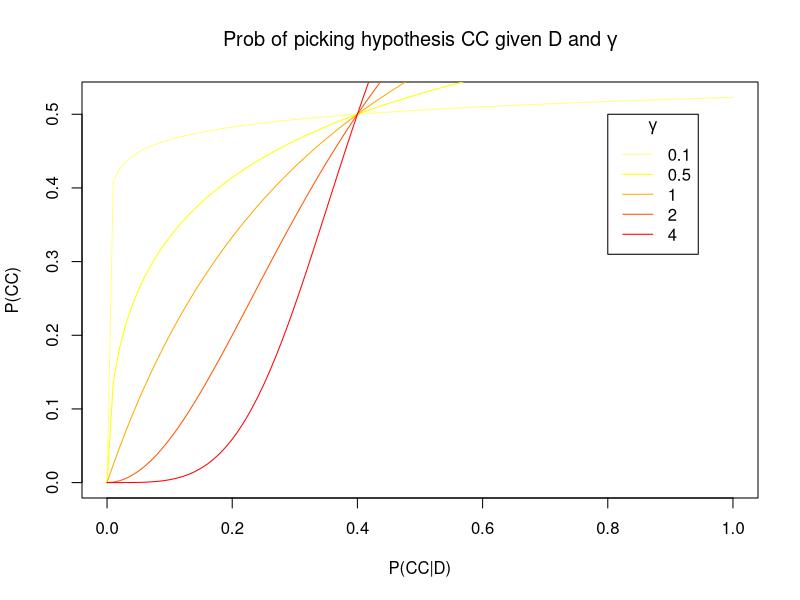
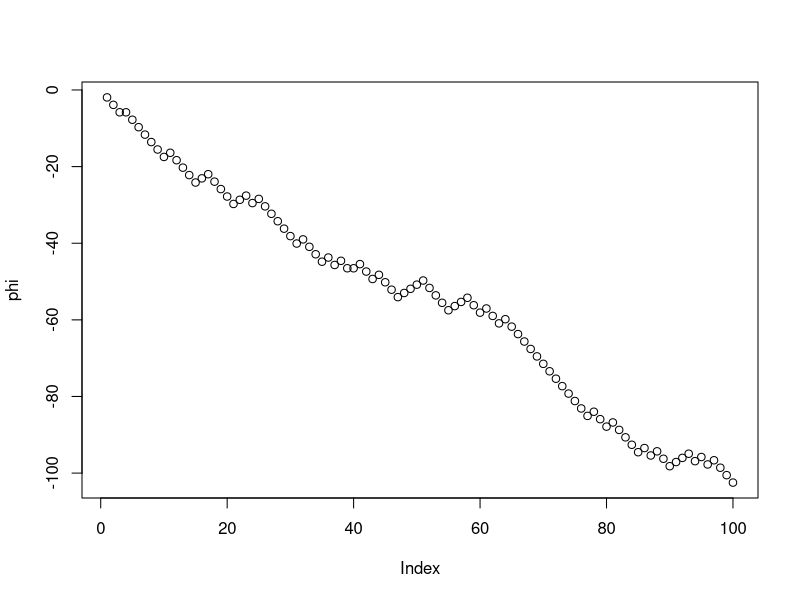
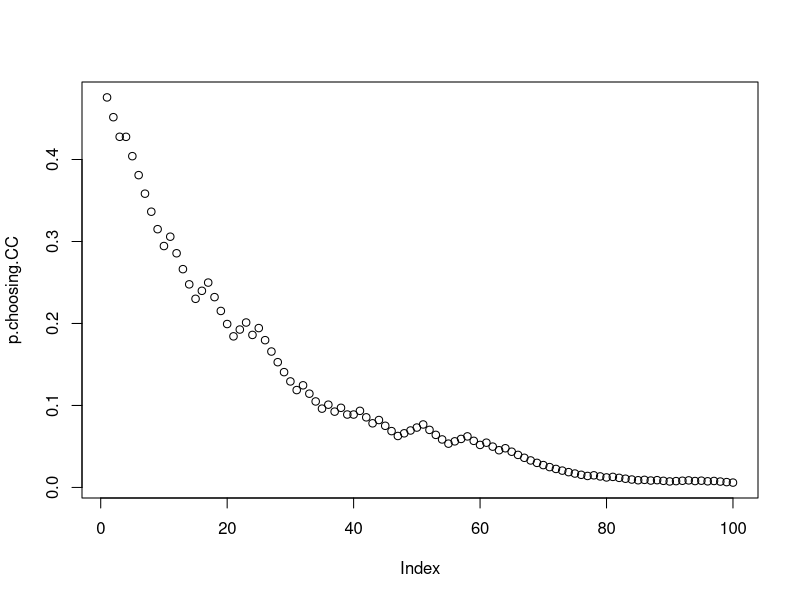
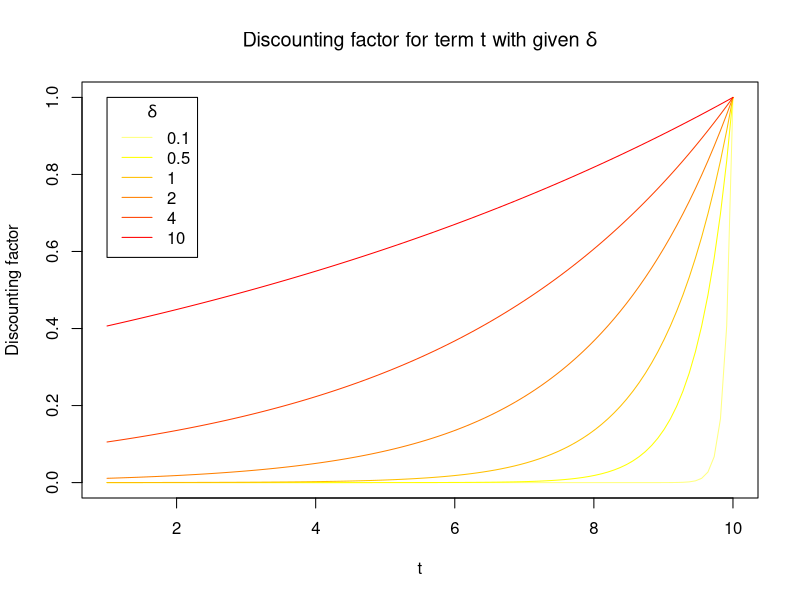
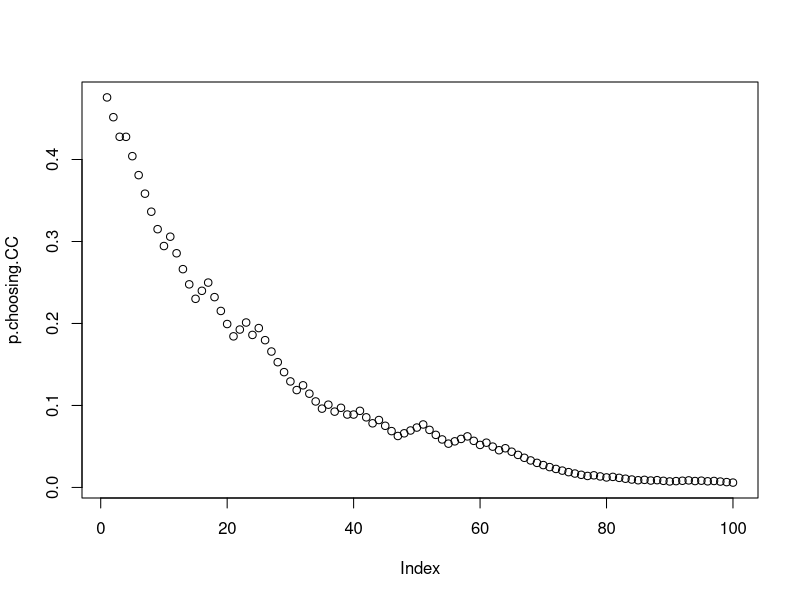
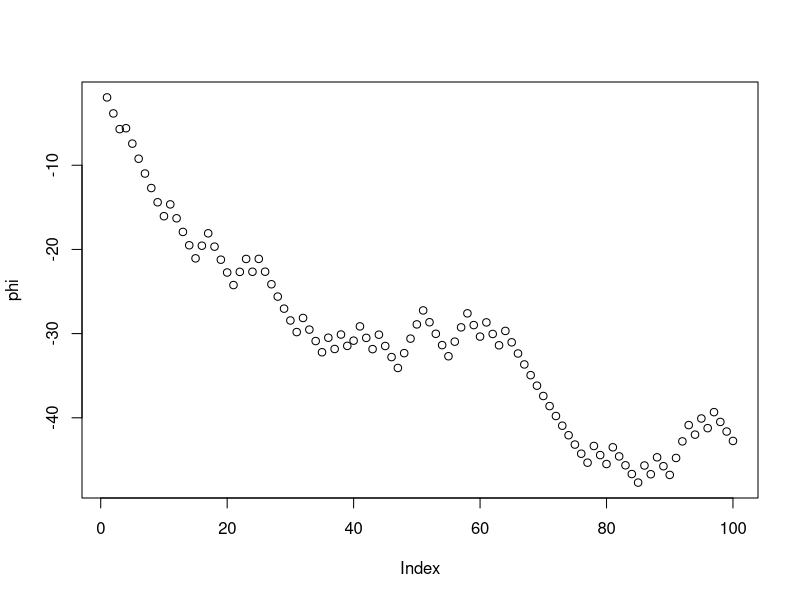

Reproduce these figures in R, in order.
## ---- chunk 1
tabl <- "
Index | Case $d$                                  | Description           | $P(d | CC)$  | $P(d|CE)$ |
-----:|:------------------------------------------|:----------------------|:-------------|:----------|
1     | $A=B=C$                                   | All same              | 0.67         | 0.096     |
2     | $A=C$ and $B != C$ or $B=C$ and $A != C$  | Two connected same    | 0.3          | 0.87      |
3     | $A=B$ and $A!= C$                         | Two disconnected same | 0.0036       | 0.0036     |
4     | $A!= B$ and $B != C$ and $A != C$         | All different         | 0.029        | 0.029     |
"
cat(tabl)
## ---- chunk 2

sample.bernoulli <- function(p.true=0.8){
  sample(x=c(TRUE,FALSE),size=1,prob=c(p.true,1-p.true))
}

sample.word <- function(){
  sample(x=10,size=1)
}

produce.data.CE <- function(){
  
  word.A <- sample.word()
  word.B <- sample.word()
  
  C.reads.A <- sample.bernoulli()
  C.reads.B <- sample.bernoulli()
  
  if (C.reads.A & C.reads.B){
    # both
    word.C <- sample(c(word.A,word.B),size=1)
  } else if (C.reads.A){
    # just A
    word.C <- word.A
  } else if (C.reads.B){
    # just B
    word.C <- word.B
  } else {
    # neither
    word.C <- sample.word()
  }
  
  return(c(word.A, word.B, word.C))
}

produce.data.CC <- function(){
  
  word.C <- sample.word()
  
  A.reads.C <- sample.bernoulli()
  B.reads.C <- sample.bernoulli()
  
  if (A.reads.C){
    word.A <- word.C
  } else {
    word.A <- sample.word()
  }
  
  if (B.reads.C){
    word.B <- word.C
  } else {
    word.B <- sample.word()
  }
  
  return(c(word.A, word.B, word.C))
}
## ---- chunk 3
produce.data.CE()
## ---- chunk 4
divide.cases <- function(samples){
  
  A.equals.B <- samples[1,] == samples[2,]
  A.equals.C <- samples[1,] == samples[3,]
  B.equals.C <- samples[2,] == samples[3,]
  
  # the cases above
  case.1 <- A.equals.B & A.equals.C & B.equals.C
  case.2 <- (A.equals.C & !B.equals.C) | (B.equals.C & !A.equals.C)
  case.3 <- A.equals.B & !A.equals.C
  case.4 <- !A.equals.B & !B.equals.C & !A.equals.C
  
  return(rbind(case.1,case.2,case.3,case.4))
}
## ---- chunk 5
n=500000

samples.CC <-
  rowMeans(divide.cases(replicate(n, produce.data.CE())))

samples.CE <-
  rowMeans(divide.cases(replicate(n, produce.data.CC())))

print(samples.CC)
print(samples.CE)
## ---- chunk 6
p.function <- function(p.data.given.CC, p.data.given.CE, gamma.var){
  phi.var <- log(p.data.given.CC/p.data.given.CE)
  value <- 1/(1+exp(-gamma.var*phi.var))
  return(value)
}

values.of.gamma <- c(0.1, 0.5, 1, 2, 4)
col <- heat.colors(length(values.of.gamma), rev=TRUE)
for (i in seq_along(values.of.gamma)){
  curve(
    p.function(x, 0.4, values.of.gamma[i]),
    from = 0,
    to = 1,
    col = col[i],
    add = i != 1,
    xlab = '',
    ylab = ''
  )
}

legend(0.8, 0.5, values.of.gamma, col=col, lty=1, title=expression(gamma))

title(
  expression("Prob of picking hypothesis CC given D and "*gamma),
  xlab='P(CC|D)', ylab='P(CC)'
)
## ---- chunk 7
n.datapoints <- 100

# we can use empirical proportions obtained above by sampling
# this is a close enough approximation
likelihoods.CC <- t(t(samples.CC))
likelihoods.CE <- t(t(samples.CE))

# produce n.datapoints datapoints from world where CC is true
data <- replicate(n.datapoints,produce.data.CC())
## ---- chunk 8
# get the likelihoods of the observed datapoints under hypothesis CC
likelihoods.data.CC <- colSums(ifelse(
  divide.cases(data),
  replicate(n.datapoints,likelihoods.CC),
  0.
))

# and same for CE, for the same datapoints
likelihoods.data.CE <- colSums(ifelse(
  divide.cases(data),
  replicate(n.datapoints,likelihoods.CE),
  0.
))
## ---- chunk 9
# cumulative phi as observations are received
phi <- cumsum(log(likelihoods.data.CC/likelihoods.data.CE))

plot(phi)
## ---- chunk 10
gamma <- 0.05
p.choosing.CC <- 1/(1+exp(-gamma*phi))
plot(p.choosing.CC)
## ---- chunk 11
T = 10

time.discount.f = function(t, T, delta){
  return(exp(-(T-t)/delta))
}

values.of.delta <- c(0.1, 0.5, 1, 2, 4, 10)
col <- heat.colors(length(values.of.delta), rev=TRUE)
for (i in seq_along(values.of.delta)){
  curve(
    time.discount.f(x, T, values.of.delta[i]),
    from = 1,
    to = T,
    col = col[i],
    add = i != 1,
    xlab = '',
    ylab = ''
  )
}

legend(1, 1., values.of.delta, col=col, lty=1, title=expression(delta))

title(
  expression("Discounting factor for term t with given "*delta),
  xlab='t', ylab='Discounting factor'
)
## ---- chunk 12
gamma <- 0.05
p.choosing.CC <- 1/(1+exp(-gamma*phi))
plot(p.choosing.CC)
## ---- chunk 13
delta <- 50

log.proportion <- log(likelihoods.data.CC/likelihoods.data.CE)
phi <- c()
for (i in 1:n.datapoints){
  time.discount <- unlist(lapply(
    1:i,
    time.discount.f,
    T=i,
    delta=delta
  ))
  new.phi <- sum(log.proportion[1:i] * time.discount)
  phi <- c(phi,new.phi)
}
plot(phi)
